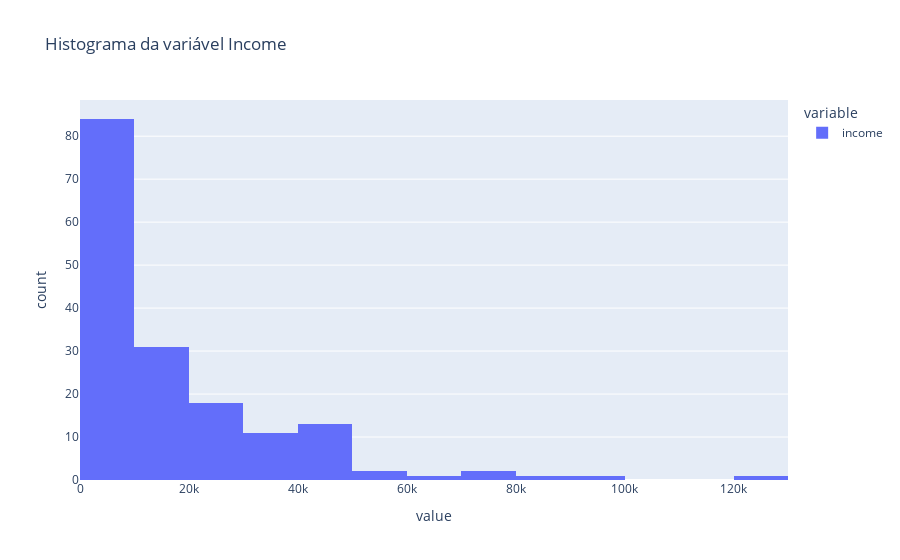

This figure's notebook cell:
### Code cell
# Distriibuição da variavel income_category
px.histogram(df_countries['income'], title="Histograma da variável Income")

### Figure 1 — Plotly figure (JSON) as saved in the notebook; plotly's stock layout.template omitted (floating-point values rounded to 4 significant figures; data arrays with more than 128 entries replaced by an {"elided": "..."} marker saying what was removed)
{"data": [{"bingroup": "x", "hovertemplate": "variable=income<br>value=%{x}<br>count=%{y}<extra></extra>", "legendgroup": "income", "marker": {"color": "#636efa", "pattern": {"shape": ""}}, "name": "income", "orientation": "v", "showlegend": true, "type": "histogram", "x": {"elided": "165 int values"}, "xaxis": "x", "yaxis": "y"}], "layout": {"barmode": "relative", "legend": {"title": {"text": "variable"}, "tracegroupgap": 0}, "title": {"text": "Histograma da variável Income"}, "xaxis": {"anchor": "y", "domain": [0, 1], "title": {"text": "value"}}, "yaxis": {"anchor": "x", "domain": [0, 1], "title": {"text": "count"}}}}
